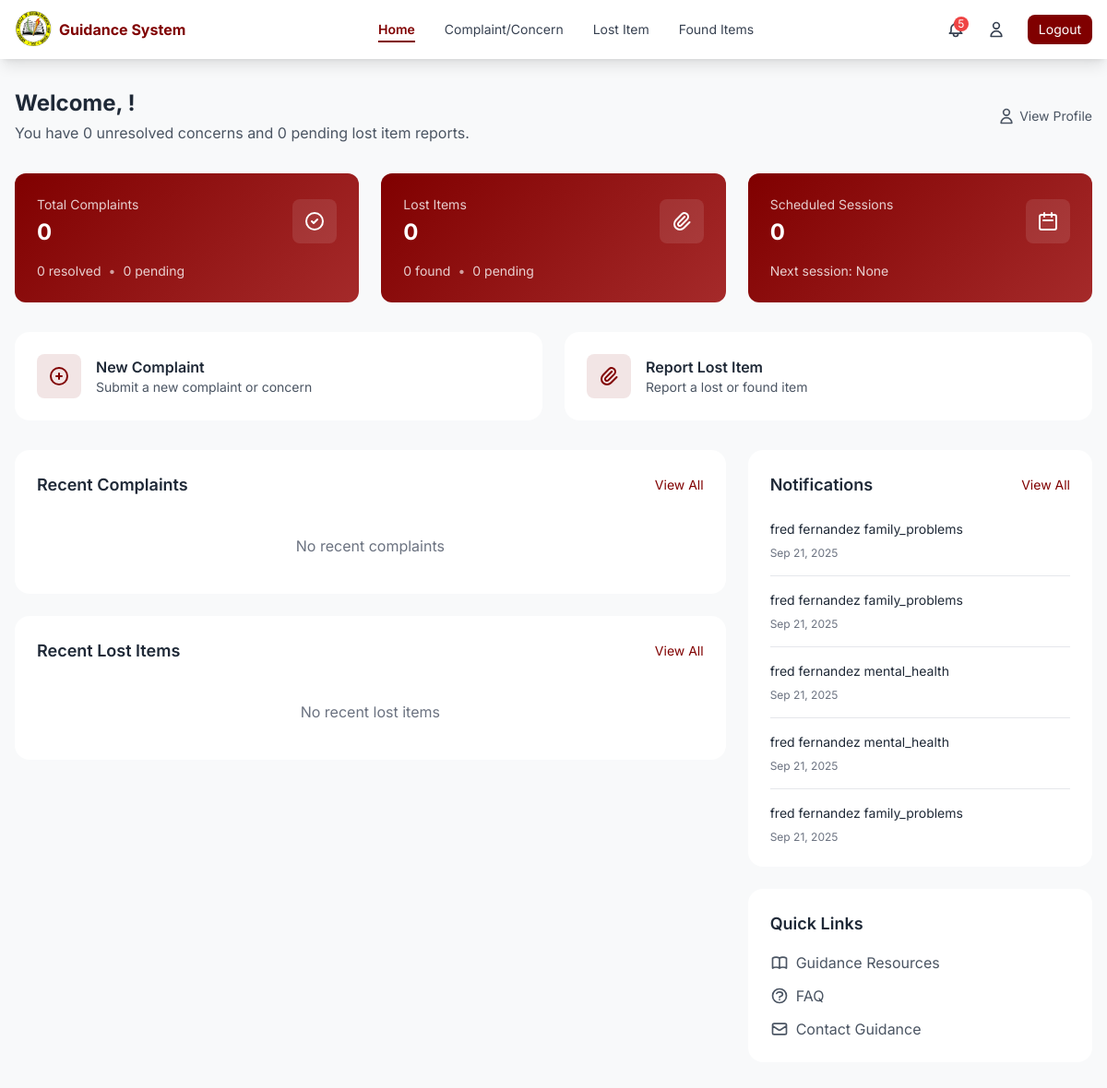
Screenshot of /pages/student_dashboard.php (signed in) with the database file from the repository.
### tables this page shows
CREATE TABLE `notifications` (
  `id` int(11) NOT NULL,
  `user_id` int(11) NOT NULL,
  `reference_id` int(11) NOT NULL,
  `reference_type` enum('complaint','lost_item') NOT NULL,
  `type` enum('scheduled','resolved','found_item','new_complaint') NOT NULL,
  `priority` enum('low','medium','high') DEFAULT 'medium',
  `message` text NOT NULL,
  `is_read` tinyint(1) DEFAULT 0,
  `read_at` timestamp NULL DEFAULT NULL,
  `expires_at` timestamp NULL DEFAULT NULL,
  `date_created` date NOT NULL,
  `time_created` time NOT NULL
);

### pages/student_dashboard.php (the view, shortened to what this page needs)
<?php
require_once '../logic/notification_logic.php';
$student_id = $_SESSION['student_id'];
$stmt = $pdo->prepare(SQL_GET_STUDENT_NOTIFICATIONS);
$stmt->execute([$_SESSION['user']]);
$notifications = $stmt->fetchAll(PDO::FETCH_ASSOC);
$stmt = $pdo->prepare("SELECT * FROM complaints_concerns WHERE student_id = ? ORDER BY date_created DESC, time_created DESC LIMIT 3");
$stmt->execute([$student_id]);
$recent_complaints = $stmt->fetchAll(PDO::FETCH_ASSOC);
$stmt = $pdo->prepare("SELECT * FROM lost_items WHERE student_id = ? ORDER BY date DESC, time DESC LIMIT 3");
$stmt->execute([$student_id]);
$recent_lost_items = $stmt->fetchAll(PDO::FETCH_ASSOC);
$stmt = $pdo->prepare(SQL_SUM_LIST_COMPLAINTS_CONCERNS_BY_STUDENT);
$stmt->execute([$student_id]);
$total_complaints = $stmt->fetchColumn();
$stmt = $pdo->prepare(SQL_SUM_LIST_COMPLAINTS_CONCERNS_BY_STUDENT_STATUS);
$stmt->execute([$student_id, 'pending']);
$pending_complaints = $stmt->fetchColumn();
$stmt = $pdo->prepare(SQL_SUM_LIST_COMPLAINTS_CONCERNS_BY_STUDENT_STATUS);
$stmt->execute([$student_id, 'scheduled']);
$scheduled_complaints = $stmt->fetchColumn();
$stmt = $pdo->prepare(SQL_SUM_LIST_COMPLAINTS_CONCERNS_BY_STUDENT_STATUS);
$stmt->execute([$student_id, 'resolved']);
$resolved_complaints = $stmt->fetchColumn();
$stmt = $pdo->prepare(SQL_SUM_LIST_LOST_ITEMS_BY_STUDENT);
$stmt->execute([$student_id]);
$total_lost_items = $stmt->fetchColumn();
$stmt = $pdo->prepare(SQL_SUM_LIST_LOST_ITEMS_BY_STUDENT_STATUS);
$stmt->execute([$student_id, 'pending']);
$pending_lost_items = $stmt->fetchColumn();
$stmt = $pdo->prepare(SQL_SUM_LIST_LOST_ITEMS_BY_STUDENT_STATUS);
$stmt->execute([$student_id, 'found']);
$found_lost_items = $stmt->fetchColumn();
?>
<!DOCTYPE html>
<html lang="en">
<head>
    <script src="https://cdn.tailwindcss.com"></script>
</head>
<body class="min-h-screen">
    <?php include 'navigation.php'; ?>
    <main class="max-w-7xl mx-auto px-4 py-8">
        <div class="flex justify-between items-center mb-8">
            <div>
                <h1 class="text-2xl font-bold text-gray-800">Welcome, <?= htmlspecialchars($student['first_name']) ?>!</h1>
                <p class="text-gray-600 mt-1">
                    You have <?= $pending_complaints ?> unresolved concerns and <?= $pending_lost_items ?> pending lost item reports.
                </p>
            </div>
            <div class="flex items-center space-x-4">
                <a href="profile.php" class="text-sm text-gray-600 hover:text-[#800000] flex items-center">
                    <svg xmlns="http://www.w3.org/2000/svg" class="h-5 w-5 mr-1" fill="none" viewBox="0 0 24 24" stroke="currentColor">
                        <path stroke-linecap="round" stroke-linejoin="round" stroke-width="2" d="M16 7a4 4 0 11-8 0 4 4 0 018 0zM12 14a7 7 0 00-7 7h14a7 7 0 00-7-7z" />
                    </svg>
                    View Profile
                </a>
            </div>
        </div>
        <div class="grid grid-cols-1 md:grid-cols-3 gap-6 mb-8">
            <div class="quick-info-card rounded-xl p-6">
                <div class="flex items-center justify-between">
                    <div>
                        <p class="text-sm text-white/80">Total Complaints</p>
                        <h3 class="text-2xl font-bold mt-1"><?= $total_complaints ?></h3>
                    </div>
                    <div class="p-3 bg-white/10 rounded-lg">
                        <svg xmlns="http://www.w3.org/2000/svg" class="h-6 w-6" fill="none" viewBox="0 0 24 24" stroke="currentColor">
                            <path stroke-linecap="round" stroke-linejoin="round" stroke-width="2" d="M9 12l2 2 4-4m6 2a9 9 0 11-18 0 9 9 0 0118 0z" />
                        </svg>
                    </div>
                </div>
                <div class="mt-4 flex items-center text-sm">
                    <span class="text-white/80"><?= $resolved_complaints ?> resolved</span>
                    <span class="mx-2 text-white/60">•</span>
                    <span class="text-white/80"><?= $pending_complaints ?> pending</span>
                </div>
            </div>
            <div class="quick-info-card rounded-xl p-6">
                <div class="flex items-center justify-between">
                    <div>
                        <p class="text-sm text-white/80">Lost Items</p>
                        <h3 class="text-2xl font-bold mt-1"><?= $total_lost_items ?></h3>
                    </div>
                    <div class="p-3 bg-white/10 rounded-lg">
                        <svg xmlns="http://www.w3.org/2000/svg" class="h-6 w-6" fill="none" viewBox="0 0 24 24" stroke="currentColor">
                            <path stroke-linecap="round" stroke-linejoin="round" stroke-width="2" d="M15.172 7l-6.586 6.586a2 2 0 102.828 2.828l6.414-6.586a4 4 0 00-5.656-5.656l-6.415 6.585a6 6 0 108.486 8.486L20.5 13" />
                        </svg>
                    </div>
                </div>
                <div class="mt-4 flex items-center text-sm">
                    <span class="text-white/80"><?= $found_lost_items ?> found</span>
                    <span class="mx-2 text-white/60">•</span>
                    <span class="text-white/80"><?= $pending_lost_items ?> pending</span>
                </div>
            </div>
            <div class="quick-info-card rounded-xl p-6">
                <div class="flex items-center justify-between">
                    <div>
                        <p class="text-sm text-white/80">Scheduled Sessions</p>
                        <h3 class="text-2xl font-bold mt-1"><?= $scheduled_complaints ?></h3>
                    </div>
                    <div class="p-3 bg-white/10 rounded-lg">
                        <svg xmlns="http://www.w3.org/2000/svg" class="h-6 w-6" fill="none" viewBox="0 0 24 24" stroke="currentColor">
                            <path stroke-linecap="round" stroke-linejoin="round" stroke-width="2" d="M8 7V3m8 4V3m-9 8h10M5 21h14a2 2 0 002-2V7a2 2 0 00-2-2H5a2 2 0 00-2 2v12a2 2 0 002 2z" />
                        </svg>
                    </div>
                </div>
                <div class="mt-4 flex items-center text-sm">
                    <span class="text-white/80">Next session: <?= $scheduled_complaints > 0 ? 'Scheduled' : 'None' ?></span>
                </div>
            </div>
        </div>
        <div class="grid grid-cols-1 md:grid-cols-2 gap-6 mb-8">
            <a href="complaint-concern-form.php" class="dashboard-card p-6 flex items-center space-x-4">
                <div class="p-3 bg-[#800000]/10 rounded-lg">
                    <svg xmlns="http://www.w3.org/2000/svg" class="h-6 w-6 text-[#800000]" fill="none" viewBox="0 0 24 24" stroke="currentColor">
                        <path stroke-linecap="round" stroke-linejoin="round" stroke-width="2" d="M12 9v3m0 0v3m0-3h3m-3 0H9m12 0a9 9 0 11-18 0 9 9 0 0118 0z" />
                    </svg>
                </div>
                <div>
                    <h3 class="font-semibold text-gray-800">New Complaint</h3>
                    <p class="text-sm text-gray-600">Submit a new complaint or concern</p>
                </div>
            </a>
            <a href="lost-item-form.php" class="dashboard-card p-6 flex items-center space-x-4">
                <div class="p-3 bg-[#800000]/10 rounded-lg">
                </div>
                <div>
                    <h3 class="font-semibold text-gray-800">Report Lost Item</h3>
                    <p class="text-sm text-gray-600">Report a lost or found item</p>
                </div>
            </a>
        </div>
        <div class="grid grid-cols-1 lg:grid-cols-3 gap-6">
            <div class="lg:col-span-2 space-y-6">
                <div class="dashboard-card p-6">
                    <div class="flex justify-between items-center mb-6">
                        <h2 class="text-lg font-semibold text-gray-800">Recent Complaints</h2>
                        <a href="complaint-concern.php" class="text-sm text-[#800000] hover:underline">View All</a>
                    </div>
                    <div class="space-y-4">
                        <?php if (empty($recent_complaints)): ?>
                            <p class="text-gray-500 text-center py-4">No recent complaints</p>
                        <?php endif; ?>
                    </div>
                </div>
                <div class="dashboard-card p-6">
                    <div class="flex justify-between items-center mb-6">
                        <h2 class="text-lg font-semibold text-gray-800">Recent Lost Items</h2>
                        <a href="lost_item.php" class="text-sm text-[#800000] hover:underline">View All</a>
                    </div>
                    <div class="space-y-4">
                        <?php if (empty($recent_lost_items)): ?>
                            <p class="text-gray-500 text-center py-4">No recent lost items</p>
                        <?php endif; ?>
                    </div>
                </div>
            </div>
            <div class="space-y-6">
                <div class="dashboard-card p-6">
                    <div class="flex justify-between items-center mb-6">
                        <h2 class="text-lg font-semibold text-gray-800">Notifications</h2>
                        <a href="notifications.php" class="text-sm text-[#800000] hover:underline">View All</a>
                    </div>
                    <div class="space-y-4">
                        <?php if (empty($notifications)): ?>
                            <p class="text-gray-500 text-center py-4">No new notifications</p>
                        <?php else: ?>
                            <?php foreach (array_slice($notifications, 0, 5) as $notification): ?>
                                <div class="border-b border-gray-200 pb-4 last:border-0 last:pb-0">
                                    <p class="text-sm text-gray-800"><?= htmlspecialchars($notification['message']) ?></p>
                                    <p class="text-xs text-gray-500 mt-2">
                                        <?= date('M d, Y', strtotime($notification['date_created'])) ?>
                                    </p>
                                </div>
                            <?php endforeach; ?>
                        <?php endif; ?>
                    </div>
                </div>
                <div class="dashboard-card p-6">
                    <h2 class="text-lg font-semibold text-gray-800 mb-4">Quick Links</h2>
                    <div class="space-y-3">
                        <a href="guidance-resources.php" class="flex items-center text-gray-600 hover:text-[#800000]">
                            Guidance Resources
                        </a>
                        <a href="faq.php" class="flex items-center text-gray-600 hover:text-[#800000]">
                            FAQ
                        </a>
                        <a href="contact.php" class="flex items-center text-gray-600 hover:text-[#800000]">
                            <svg xmlns="http://www.w3.org/2000/svg" class="h-5 w-5 mr-2" fill="none" viewBox="0 0 24 24" stroke="currentColor">
                                <path stroke-linecap="round" stroke-linejoin="round" stroke-width="2" d="M3 8l7.89 5.26a2 2 0 002.22 0L21 8M5 19h14a2 2 0 002-2V7a2 2 0 00-2-2H5a2 2 0 00-2 2v10a2 2 0 002 2z" />
                            </svg>
                            Contact Guidance
                        </a>
                    </div>
                </div>
            </div>
        </div>
    </main>
</body>
</html>

### pages/student_dashboard.php (style rules this page uses)
body { font-family: 'Inter', sans-serif; background-color: #f8f9fa; }
.dashboard-card { background: white; border-radius: 1rem; transition: all 0.3s ease; }
.quick-info-card { background: linear-gradient(135deg, #800000 0%, #a52a2a 100%); color: white; }

### rows the page displays
notifications: message "fred fernandez family_problems", date_created "Sep 21, 2025"
notifications: message "fred fernandez family_problems", date_created "Sep 21, 2025"
notifications: message "fred fernandez mental_health", date_created "Sep 21, 2025"
notifications: message "fred fernandez mental_health", date_created "Sep 21, 2025"
notifications: message "fred fernandez family_problems", date_created "Sep 21, 2025"

### other values shown
$unread_count "5"
$pending_complaints "0"
$pending_lost_items "0"
$total_complaints "0"
$resolved_complaints "0"
$total_lost_items "0"
$found_lost_items "0"
$scheduled_complaints "0"
